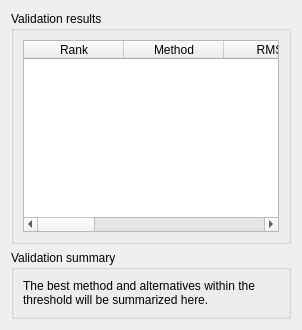
             <widget class="QWidget" name="tabFrameworkValidationResults">
              <attribute name="title">
               <string>Validation results</string>
              </attribute>
              <layout class="QVBoxLayout" name="verticalLayout_frameworkValidationResultsTab">
               <item>
                <widget class="QGroupBox" name="groupFrameworkValidationResults">
                 <property name="title">
                  <string>Validation results</string>
                 </property>
                 <layout class="QVBoxLayout" name="verticalLayout_frameworkValidationResults">
                  <item>
                   <widget class="QTableWidget" name="tableFrameworkValidation">
                    <property name="rowCount">
                     <number>0</number>
                    </property>
                    <property name="columnCount">
                     <number>8</number>
                    </property>
                    <column>
                     <property name="text">
                      <string>Rank</string>
                     </property>
                    </column>
                    <column>
                     <property name="text">
                      <string>Method</string>
                     </property>
                    </column>
                    <column>
                     <property name="text">
                      <string>RMSE</string>
                     </property>
                    </column>
                    <column>
                     <property name="text">
                      <string>RMSE%</string>
                     </property>
                    </column>
                    <column>
                     <property name="text">
                      <string>MAE</string>
                     </property>
                    </column>
                    <column>
                     <property name="text">
                      <string>R2</string>
                     </property>
                    </column>
                    <column>
                     <property name="text">
                      <string>Pearson</string>
                     </property>
                    </column>
                    <column>
                     <property name="text">
                      <string>LCCC</string>
                     </property>
                    </column>
                   </widget>
                  </item>
                 </layout>
                </widget>
               </item>
               <item>
                <widget class="QGroupBox" name="groupFrameworkValidationSummary">
                 <property name="title">
                  <string>Validation summary</string>
                 </property>
                 <layout class="QVBoxLayout" name="verticalLayout_frameworkValidationSummary">
                  <item>
                   <widget class="QLabel" name="lblFrameworkValidationSummary">
                    <property name="text">
                     <string>The best method and alternatives within the threshold will be summarized here.</string>
                    </property>
                    <property name="wordWrap">
                     <bool>true</bool>
                    </property>
                   </widget>
                  </item>
                 </layout>
                </widget>
               </item>
              </layout>
             </widget>
